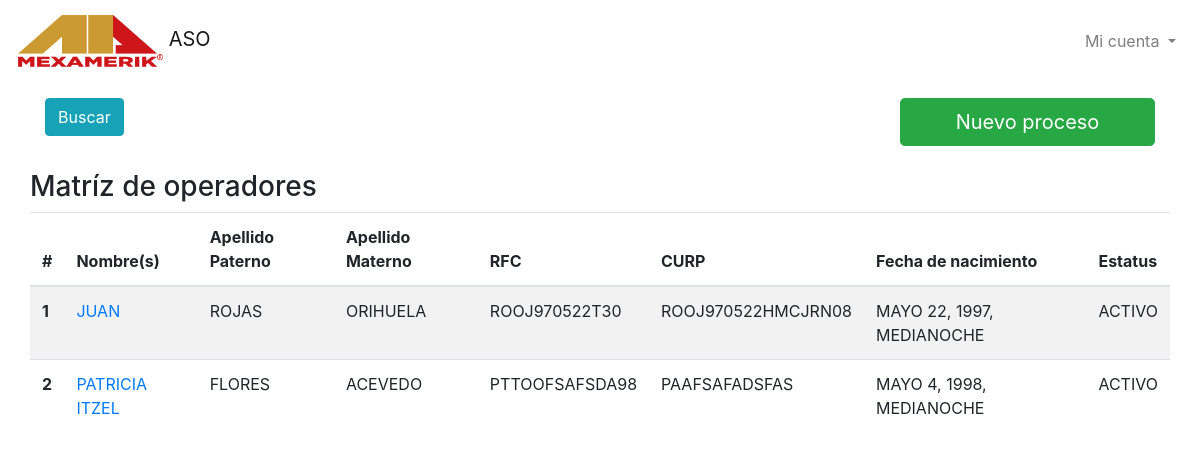
The app's page /operators/matriz (signed in), older data.
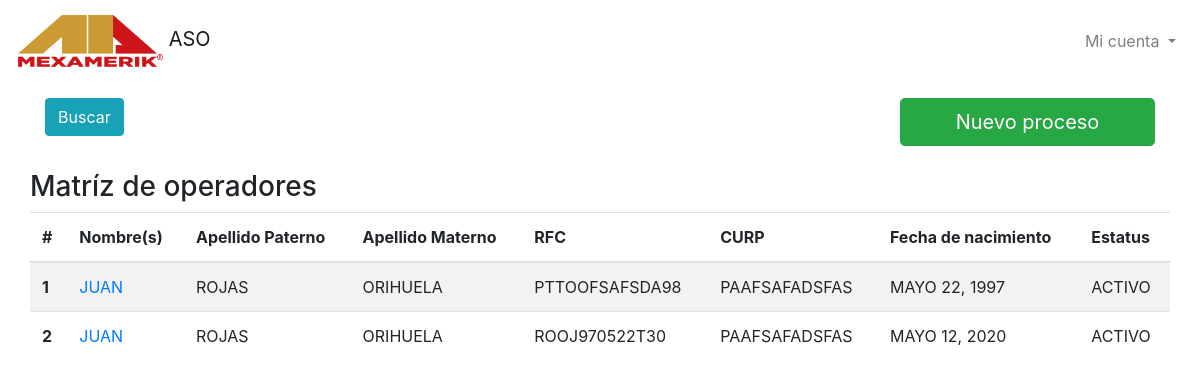
The same page, newer data.
### process/models.py (models this page shows, shortened)
class Operators(models.Model):
    first_name = models.CharField(max_length=80, verbose_name='Nombre')
    last_name_p = models.CharField(max_length=80, verbose_name='Apellido paterno')
    last_name_m = models.CharField(max_length=80, verbose_name='Apellido materno')
    b_day = models.DateField(null=True, blank=True, verbose_name='Fecha de nacimiento')
    rfc = models.CharField(max_length=50, verbose_name='RFC')
    curp = models.CharField(max_length=50, verbose_name='CURP')
    id_state = models.ForeignKey(State, on_delete=models.CASCADE, verbose_name='Estado')
    id_town = models.ForeignKey(Town, on_delete=models.CASCADE, verbose_name='Municipio')
    id_marital_status = models.ForeignKey(Marital_status, on_delete=models.CASCADE, verbose_name='Estado civil')
    id_education_level = models.ForeignKey(Education_level, on_delete=models.CASCADE, verbose_name='Grado academico')
    id_status = models.ForeignKey(Status, on_delete=models.CASCADE, verbose_name='Status')
    created = models.DateTimeField(auto_now_add=True)
    updated = models.DateTimeField(auto_now=True)
    class Meta:
        verbose_name = 'Operador'
        verbose_name_plural = 'Operadores'

### catalogues/models.py (models this page shows)
class Status(models.Model):
    status = models.CharField(max_length=25, verbose_name='Status')
    class Meta:
        verbose_name = 'Status'
        verbose_name_plural = 'Status'
    def __str__(self):
        return self.status

### operators/views.py (the view)
# urls.py: path('matriz', views.matriz, name="matriz",)
def matriz(request):
    operators = Operators.objects.all().filter(id_status__status='Activo')
    return render(request, "operators/matriz.html",{'operators':operators})

### operators/templates/operators/matriz.html (shortened to what this page needs)
{% extends 'operators/base.html' %}
{% load static %}
{% block content %}
    <div class="container mt-3">
        <div class="row mb-4">
            <div class="col-lg-9">
              <a class="btn btn-info" data-toggle="collapse" href="#collapseExample" role="button" aria-expanded="false" aria-controls="collapseExample">
                Buscar
              </a>
            </div>
            <div class="col-lg-3">
                <form action="" method="POST">
                    <a class="btn btn-success btn-lg btn-block" href="{% url 'stepone' %}">Nuevo proceso</a>
                </form>
            </div>
        </div>
        <div class="row">
          <h3>Matríz de operadores</h3>
            <table class="table table-striped">
                <thead>
                  <tr>
                    <th scope="col">#</th>
                    <th scope="col">Nombre(s)</th>
                    <th scope="col">Apellido Paterno</th>
                    <th scope="col">Apellido Materno</th>
                    <th scope="col">RFC</th>
                    <th scope="col">CURP</th>
                    <th scope="col">Fecha de nacimiento</th>
                    <th scope="col">Estatus</th>
                  </tr>
                </thead>
                <tbody>
                    <tr>
                      {% for operators in operators %}
                        <th scope="row">{{operators.id}}</th>
                        <td> <a href="">{{operators.first_name}}</a> </td>
                        <td>{{operators.last_name_p}}</td>
                        <td>{{operators.last_name_m}}</td>
                        <td>{{operators.rfc}}</td>
                        <td>{{operators.curp}}</td>
                        <td>{{operators.b_day}}</td>
                        <td>{{operators.id_status}}</td>
                    </tr>
                  {% endfor %}
                </tbody>
            </table>
        </div>
    </div>
{% endblock %}

Row changes from the older to the newer data that the page shows:
changed Operators id 1: rfc "ROOJ970522T30" → "PTTOOFSAFSDA98"; curp "ROOJ970522HMCJRN08" → "PAAFSAFADSFAS"; b_day "MAYO 22, 1997, MEDIANOCHE" → "MAYO 22, 1997"
changed Operators id 2: first_name "PATRICIA ITZEL" → "JUAN"; last_name_p "FLORES" → "ROJAS"; last_name_m "ACEVEDO" → "ORIHUELA"; rfc "PTTOOFSAFSDA98" → "ROOJ970522T30"; b_day "MAYO 4, 1998, MEDIANOCHE" → "MAYO 12, 2020"
